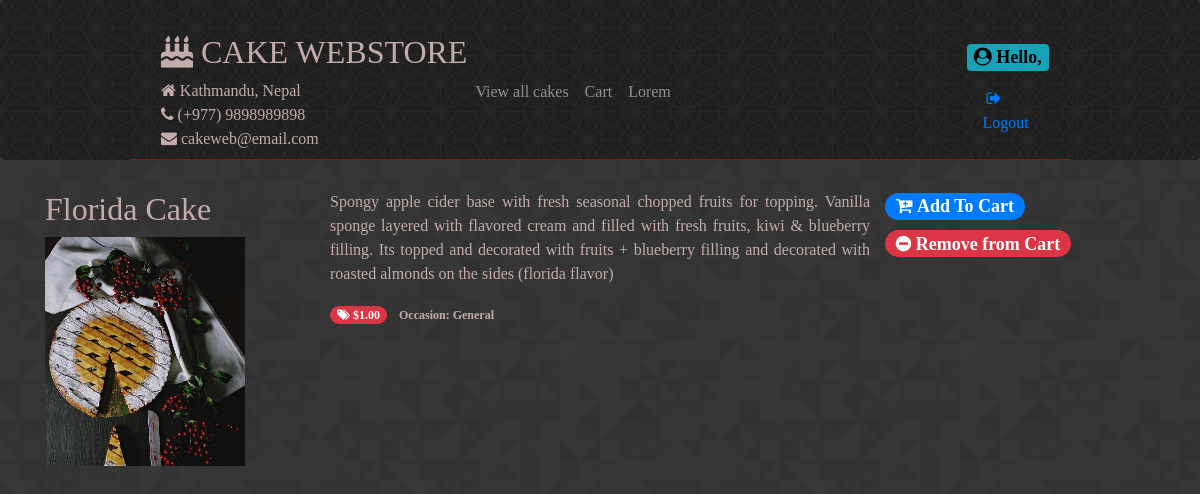
The page /products/1/ on the database its author committed.
### store/models.py (models this page shows, shortened)
class Product(models.Model):
    id = models.AutoField(primary_key=True)
    name = models.CharField(max_length=200)
    description = models.TextField()
    occasion = models.CharField(choices=OCCASIONS, max_length=2, default='G')
    price = models.FloatField()
    discount_rate = models.FloatField(null=False, blank=True, default=0)
    sale_start = models.DateTimeField(blank=True, null=True, default=None)
    sale_end = models.DateTimeField(blank=True, null=True, default=None)
    photo = models.ImageField(blank=True, null=True,default=None, upload_to='products')
    def is_on_sale(self):
        now = timezone.now()
        if self.sale_start:
            if self.sale_end:
                return self.sale_start <= now <= self.sale_end
            return self.sale_start <= now
        return False
    def get_price(self):
        return self.price

### store/views.py (the view)
# urls.py: path('products/<pk>/', store.views.CakeSingleView.as_view(), name='showCake'),
class CakeSingleView(DetailView):
    model = Product
    template_name = 'store/product.html'

### store/templates/store/product.html (shortened to what this page needs)
{% extends "base.html" %}
{% block content %}
<div class="row">
  <div class="col-sm-3">
    <h2>{{ product.name }}</h2>
    {% if product.photo %}
    <div>
      <a href="{% url 'showCake' product.id %}">
        <img width="200" src="{{ MEDIA_URL }}{{ product.photo }}" />
      </a>
    </div>
    {% endif %}
  </div>
  <div class="col-sm-6">
    <p class="text-justify">{{ product.description }}</p>
    {% if product.is_on_sale %}
    <p>
      <span class="badge badge-pill badge-danger"><i
          class="fa fa-tags"></i>&nbsp<del>${{ product.get_price|floatformat:2 }}</del></span><br />
      <span class="badge badge-pill badge-warning">SALE: ${{ product.current_price|floatformat:2 }}</span>
    </p>
    {% else %}
    <p>
      <span class="badge badge-pill badge-danger"><i
          class="fa fa-tags"></i>&nbsp${{ product.get_price|floatformat:2 }}</span>
      <span class="badge">&nbspOccasion: {{ product.get_occasion_display }}</span>
    </p>
  </div>
  {% endif %}
  <div>
    <a href="{% url 'addToCart' product.id %}">
      <h4><span class="badge badge-pill badge-primary"><i class="fa fa-cart-plus">&nbsp</i>Add To Cart</span></h4>
    </a>
    <a href="{% url 'removeFromCart' product.id %}">
      <h4><span class="badge badge-pill badge-danger"><i class="fa fa-minus-circle"></i>&nbsp</i>Remove from Cart</span>
      </h4>
    </a>
  </div>
</div>
</div>
{% endblock %}

### store/static/store/styles.css (style rules this page uses)
body { font-family: Caslon !important; color: #c4acac; background: url(images/prism.png) fixed; }

### rows shown on the page
Product: name "Florida Cake", photo (picture), description "Spongy apple cider base with fresh seasonal chopped fruits for topping. Vanilla sponge layered with flavored cream and filled with fresh fruits, kiwi & blueberry filling. Its topped and decorated with fruits + blueberry filling and decorated with roasted almonds on the sides (florida flavor)", get_price "1.00", occasion "General"
